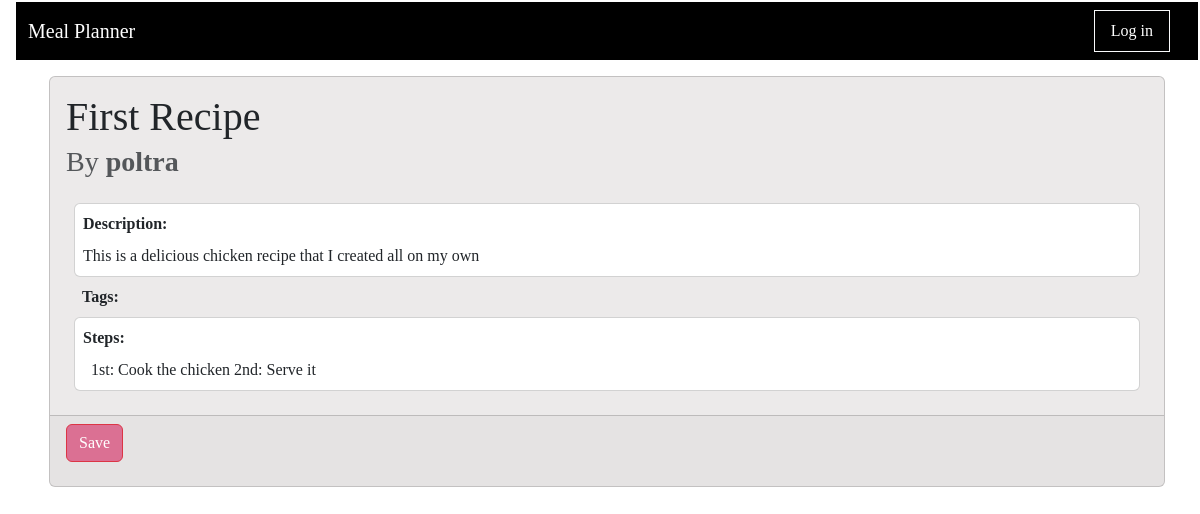
The page /recipe/1/view on the database its author committed.
### app/main/models.py (models this page shows, shortened)
class Recipe(db.Model):
    id : sqlo.Mapped[int] = sqlo.mapped_column(primary_key=True)
    title : sqlo.Mapped[str] = sqlo.mapped_column(sqla.String(150), default="")
    description: sqlo.Mapped[str] = sqlo.mapped_column(sqla.String(1500), default="")
    servingSize : sqlo.Mapped[float] = sqlo.mapped_column(sqla.Float, default=0)
    estimatedTime : sqlo.Mapped[str] = sqlo.mapped_column(sqla.String(25), default="")
    steps : sqlo.Mapped[str] = sqlo.mapped_column(sqla.String, default="")
    timestamp : sqlo.Mapped[Optional[datetime]] = sqlo.mapped_column(default = lambda : datetime.now(timezone.utc))
    is_draft : sqlo.Mapped[bool] = sqlo.mapped_column(sqla.Boolean, default=True)
    user_id : sqlo.Mapped[int] = sqlo.mapped_column(sqla.ForeignKey('user.id'))
    writer : sqlo.Mapped['User'] = sqlo.relationship(back_populates='written_recipes')
    tags: sqlo.WriteOnlyMapped['Tag'] = sqlo.relationship(
        secondary=recipe_tags_table,
        primaryjoin=(recipe_tags_table.c.recipe_id == id),
        back_populates='recipes',
        passive_deletes=True)
    recipe_saved_by_users : sqlo.WriteOnlyMapped['User'] = sqlo.relationship(
        secondary=saved_recipes_table,
        primaryjoin=(saved_recipes_table.c.recipe_id == id),
        back_populates='users_saved_recipes',
        passive_deletes=True)
    ingredients_used: sqlo.WriteOnlyMapped['RecipeIngredientUse'] = sqlo.relationship(back_populates='recipe_usecase_recipe', passive_deletes=True)
    def get_tags(self):
        return db.session.scalars(self.tags.select()).all()

class User(db.Model, UserMixin):
    id: sqlo.Mapped[int] = sqlo.mapped_column(primary_key=True)
    first_name: sqlo.Mapped[str] = sqlo.mapped_column(sqla.String(64))
    last_name: sqlo.Mapped[str] = sqlo.mapped_column(sqla.String(64))
    username: sqlo.Mapped[str] = sqlo.mapped_column(sqla.String(64))
    email: sqlo.Mapped[str] = sqlo.mapped_column(sqla.String(120))
    password_hash: sqlo.Mapped[str] = sqlo.mapped_column(sqla.String(256))
    is_certified: sqlo.Mapped[bool] = sqlo.mapped_column(sqla.Boolean, default=False)
    written_recipes: sqlo.WriteOnlyMapped['Recipe'] = sqlo.relationship(back_populates='writer')
    users_saved_recipes : sqlo.WriteOnlyMapped['Recipe'] = sqlo.relationship(
        secondary=saved_recipes_table,
        primaryjoin=(saved_recipes_table.c.user_id == id),
        back_populates='recipe_saved_by_users',
        passive_deletes=True)
    curr_ingredients: sqlo.WriteOnlyMapped['UserIngredientListUse'] = sqlo.relationship(back_populates='userlist_user')

### app/main/routes.py (the view)
@bp_main.route('/recipe/<recipe_id>/view', methods=['GET'])
def viewRecipe(recipe_id):
    theRecipe = db.session.scalars(sqla.select(Recipe).where(Recipe.id == recipe_id)).first()
    if not (theRecipe is None):
        return render_template('view_recipe.html', recipe = theRecipe)
    return redirect(url_for('main.index'))

### meal_planner.py (called while the page is built)
@app.before_request
def initDB(*args, **kwargs):
    if app._got_first_request:
        db.create_all()

### app/main/templates/view_recipe.html (shortened to what this page needs)
{% extends "base.html" %}
{% import 'bootstrap_wtf.html' as wtf %}
{% block content %}
<div class="d-flex justify-content-between align-items-center">
    <div class="card" style="background-color: #eceaea;">
        <h1 class="card-title m-3 mb-2"> {{recipe.title}} </h1>
        <h3 class="card-subtitle mb-2 mx-3 text-body-secondary"> By <span class="card-subtitle fw-bold"> {{ recipe.writer.username }} </span>  </h2>
        <div class="card-body">
            <div class="card mx-2 mb-2 p-2" style="width: auto;">
                <p class="card-title fw-bold"> Description: </p>
                <p class="card-text"> {{ recipe.description }}</p>
            </div>
            <div class = "card-tag d-flex flex-wrap justify-content-start gap-1 mat-1 ms-3">
                <p class = "card-title fw-bold">Tags: </p>
            </div>
            <div class="card mx-2 mb-2 p-2" style="width: auto;">
                <p class="card-title fw-bold" > Steps: </p>
                <p class="card-text ms-2"> {{ recipe.steps }}</p>
            </div>
        </div>
        <div class="card-footer">
            <form action="" method="post">
                    <input type="submit" value="Save" class="btn btn-danger like">
            </form>
        </div>
    </div>
</div>
{% endblock %}

### app/static/css/main.css (style rules this page uses)
body { margin: 1px 1px 1px 15px; padding: 1px; font-family: Tahoma; text-align: left; }
.card { width: 100%; height: 100%; }
.card-footer { display: flex; justify-content: space-between; align-items: center; min-height: 70px; }
.card-tag { display:flex; flex-wrap:wrap; justify-content:center; align-items:center; }
.btn-danger.like { background-color: palevioletred; outline-color: palevioletred; }

### rows shown on the page
Recipe: title "First Recipe", description "This is a delicious chicken recipe that I created all on my own", steps "1st: Cook the chicken 2nd: Serve it"
User: writer.username "poltra"
